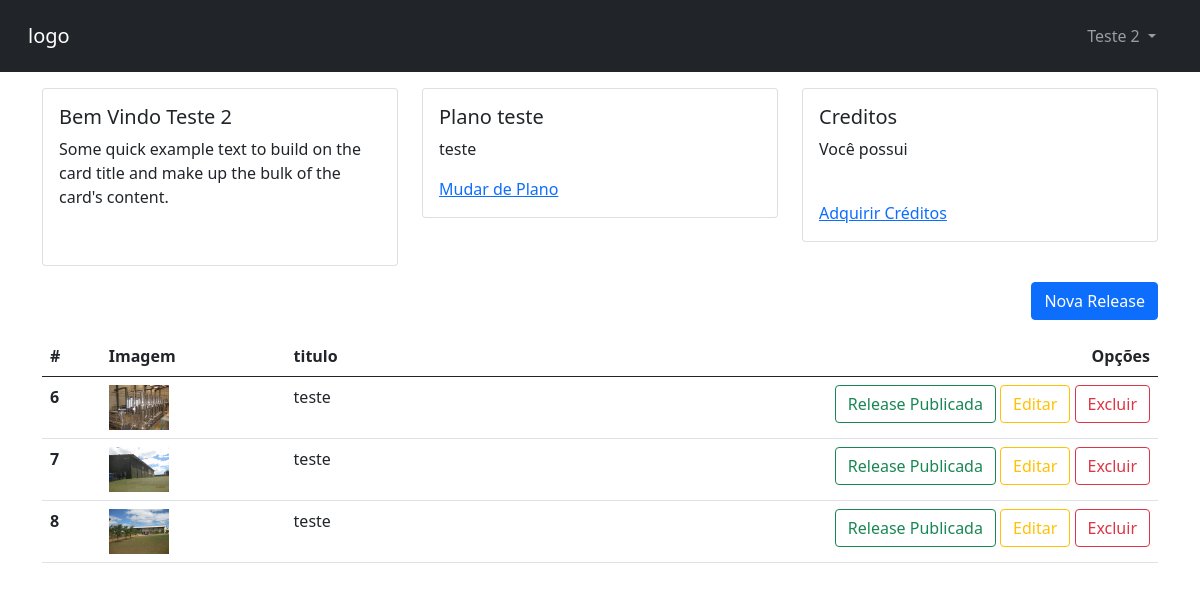
Page /area-cliente/ (signed in) on the earlier database version.
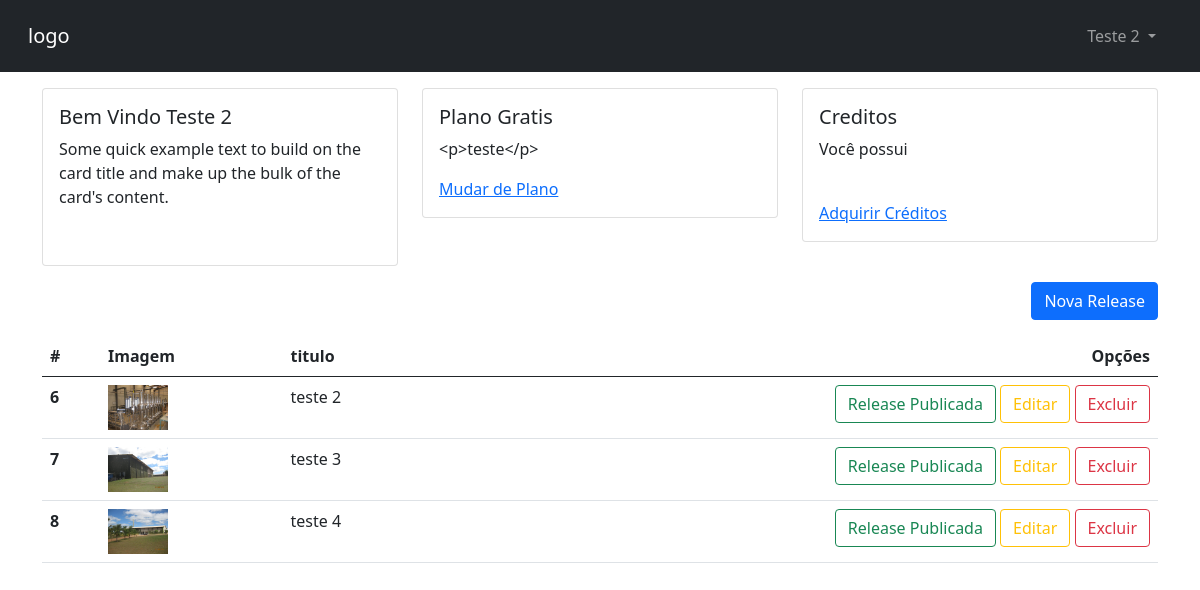
Same page on the later database version.
### tables this page shows
CREATE TABLE `planos` (
  `id` int NOT NULL,
  `titulo` varchar(255) DEFAULT NULL,
  `valor` float DEFAULT NULL,
  `conteudo` text,
  `foto` varchar(255) DEFAULT NULL,
  `creditos` int DEFAULT NULL,
  `id_usuario` int DEFAULT NULL
);

CREATE TABLE `posts` (
  `id` int NOT NULL,
  `titulo` varchar(150) DEFAULT NULL,
  `conteudo` text,
  `foto` varchar(150) DEFAULT NULL,
  `resumo` text,
  `id_categoria` int DEFAULT NULL,
  `ativo` enum('S','N') NOT NULL DEFAULT 'N',
  `legenda` varchar(255) DEFAULT NULL,
  `destaque` enum('S','N') NOT NULL DEFAULT 'N',
  `url_amigavel` varchar(255) DEFAULT NULL,
  `postado_por` varchar(255) DEFAULT NULL,
  `id_usuario` int DEFAULT NULL,
  `excluido` enum('S','N') NOT NULL DEFAULT 'N',
  `created_at` datetime DEFAULT NULL,
  `updated_at` datetime DEFAULT NULL
);

### Class/conexao.class.php (called while the page is built, shortened)
<?php
class Conexao
{
    private static $pdo;
    public static function getInstance()
    {
        if (!isset(self::$pdo)) {
            try {
                $dsn = "mysql:host=" . HOST . ";dbname=" . DBNAME . ";charset=" . CHARSET;
                $opcoes = array(
                    PDO::MYSQL_ATTR_INIT_COMMAND => 'SET NAMES utf8',
                    PDO::ATTR_PERSISTENT => true,
                    PDO::ATTR_ERRMODE => PDO::ERRMODE_EXCEPTION
                );
                self::$pdo = new PDO($dsn, USER, PASSWORD, $opcoes);
            } catch (PDOException $e) {
                die("Erro ao conectar com o banco de dados: " . $e->getMessage());
            }
        }
        return self::$pdo;
    }
}

### Class/planos.class.php (called while the page is built, shortened)
<?php
class Planos
{
    private $pdo;
    private static $instance = null;
    private function __construct($conn)
    {
        $this->pdo = $conn;
    }
    public static function getInstance($conn)
    {
        if (self::$instance === null) {
            self::$instance = new Planos($conn);
        }
        return self::$instance;
    }
    public function dadosPlanos($id = '', $titulo = '',  $orderBy = '', $limite = '')
    {
        $filtro = [];
        $parametros = [];
        $sqlFiltro = !empty($filtro) ? 'WHERE ' . implode(' AND ', $filtro) : '';
        $sqlOrdem = !empty($orderBy) ? "ORDER BY {$orderBy}" : '';
        $sqlLimite = !empty($limite) ? "LIMIT 0,{$limite}" : '';
        try {
            $sql = "SELECT * FROM planos {$sqlFiltro} {$sqlOrdem} {$sqlLimite}";
            $stm = $this->pdo->prepare($sql);
            for ($i = 1; $i <= count($parametros); $i++) {
                $stm->bindValue($i, $parametros[$i - 1]);
            }
            $stm->execute();
            $planos = $stm->fetchAll(PDO::FETCH_OBJ);
            if (!empty($id) || $limite == 1) {
                return (!empty($planos[0])) ? $planos[0] : null;
            } else {
                return $planos;
            }
        } catch (PDOException $erro) {
            echo $erro->getMessage();
        }
    }
}

### area-cliente/verifica.php (called while the page is built, shortened)
<?php
require_once '../Connection/conexao.php';
include "../Class/posts.class.php";
$posts = Posts::getInstance(Conexao::getInstance());
include "../Class/planos.class.php";
$planos = Planos::getInstance(Conexao::getInstance());

### Class/posts.class.php (called while the page is built, shortened)
<?php
class Posts
{
    private $pdo;
    private static $instance = null;
    private function __construct($conn)
    {
        $this->pdo = $conn;
    }
    public static function getInstance($conn)
    {
        if (self::$instance === null) {
            self::$instance = new Posts($conn);
        }
        return self::$instance;
    }
    public function dadosPosts($id = '', $destaque = '', $categoria = '', $usuario = '', $url_amigavel = '', $orderBy = '', $limite = '', $search = '')
    {
        $filtro = [];
        $parametros = [];
        if (!empty($usuario)) {
            $filtro[] = 'id_usuario = ?';
            $parametros[] = $usuario;
        }
        $sqlFiltro = !empty($filtro) ? 'WHERE ' . implode(' AND ', $filtro) : '';
        $sqlOrdem = !empty($orderBy) ? "ORDER BY {$orderBy}" : '';
        $sqlLimite = !empty($limite) ? "LIMIT 0,{$limite}" : '';
        try {
            $sql = "SELECT * FROM posts {$sqlFiltro} {$sqlOrdem} {$sqlLimite}";
            $stm = $this->pdo->prepare($sql);
            for ($i = 1; $i <= count($parametros); $i++) {
                $stm->bindValue($i, $parametros[$i - 1]);
            }
            $stm->execute();
            $posts = $stm->fetchAll(PDO::FETCH_OBJ);
            if (!empty($id) || $limite == 1) {
                return (!empty($posts[0])) ? $posts[0] : null;
            } else {
                return $posts;
            }
        } catch (PDOException $erro) {
            echo $erro->getMessage();
        }
    }
}

### area-cliente/index.php (the view, shortened to what the changed rows need)
<?php
include 'verifica.php';
if (!empty($_SESSION) || $_SESSION['dadosUsuario']['adm'] == 'N') {
    $id = $_SESSION['dadosUsuario']['id'];
    $idPlano = $_SESSION['dadosUsuario']['id_plano'];
} else {
    header('Location:login');
    exit;
}
$posts->excluir();
$dados = $posts->dadosPosts('', '', '', $id);
$dadosPlanos = $planos->dadosPlanos();
if(isset($dadosPlanos[0]->id) && $dadosPlanos[0]->id === $idPlano ){
    $tituloPlano = $dadosPlanos[0]->titulo;
    $descPlano = $dadosPlanos[0]->conteudo;
}
?>
<!DOCTYPE html>
<html lang="pt-br">
<head>
    <link href="https://cdn.jsdelivr.net/npm/bootstrap@5.0.2/dist/css/bootstrap.min.css" rel="stylesheet">
    <link rel="stylesheet" href="https://maxcdn.bootstrapcdn.com/font-awesome/4.6.2/css/font-awesome.min.css">
</head>
<body>
    <section class="h-100 mt-3">
        <div class="container">
            <div class="row">
                <div class="col-sm-4">
                    <div class="card rounded">
                        <div class="card-body">
                            <h5 class="card-title">Plano <?php echo $tituloPlano?></h5>
                            <p class="card-text"><?php echo html_entity_decode($descPlano,ENT_COMPAT); ?></p>
                            <a href="adquirir-plano" class="card-link">Mudar de Plano</a>
                        </div>
                    </div>
                </div>
            </div>
        </div>
    </section>
    <section class="mt-3">
        <div class="container">
            <div class="row">
                <?php if (isset($dados)) { ?>
                    <div class="table-responsive">
                        <table class="table caption-top">
                            <thead>
                                <tr>
                                    <th scope="col">#</th>
                                    <th scope="col">Imagem</th>
                                    <th scope="col">titulo</th>
                                    <th scope="col" class="ultima-coluna">Opções</th>
                                </tr>
                            </thead>
                            <tbody>
                                <?php foreach ($dados as $item) { ?>
                                    <?php if ($item->excluido != "S") {
                                    ?>
                                        <tr>
                                            <th><?php echo $item->id ?></th>
                                            <td><img src="../post-images/<?php echo $item->foto ?>" alt="" width="60"></td>
                                            <td><?php echo $item->titulo ?></td>
                                            <td class="ultima-coluna">
                                                <button type="button" class="btn btn-outline-success" data-bs-toggle="modal" data-bs-target="#publicadosModal<?php echo $item->id?>">Release Publicada</button>
                                                <a href="editar-noticia/<?php echo $item->id ?>" class="btn btn-outline-warning">Editar</a>
                                                <a href="#" onclick="if(confirm('Tem certeza que deseja excluir <?php echo preg_replace('~[\r\n]+~', '', $item->titulo); ?>?')) { window.location='index.php?acao=excluirPost&id=<?php echo $item->id ?>&foto=<?php echo $item->foto; ?>'; } " class="btn btn-outline-danger">Excluir</a>
                                            </td>
                                        </tr>
                                    <?php } ?>
                                <?php } ?>
                            </tbody>
                        </table>
                    </div>
                <?php } else echo "<h6 class='text-center'>Nenhuma release encontrada!</h6>"; ?>
            </div>
        </div>
    </section>
</body>
</html>

Differences in the rows shown:
changed planos: titulo "teste" → "Gratis"; conteudo "teste" → "<p>teste</p>"
changed posts id 6: titulo "teste" → "teste 2"
changed posts id 7: titulo "teste" → "teste 3"
changed posts id 8: titulo "teste" → "teste 4"
